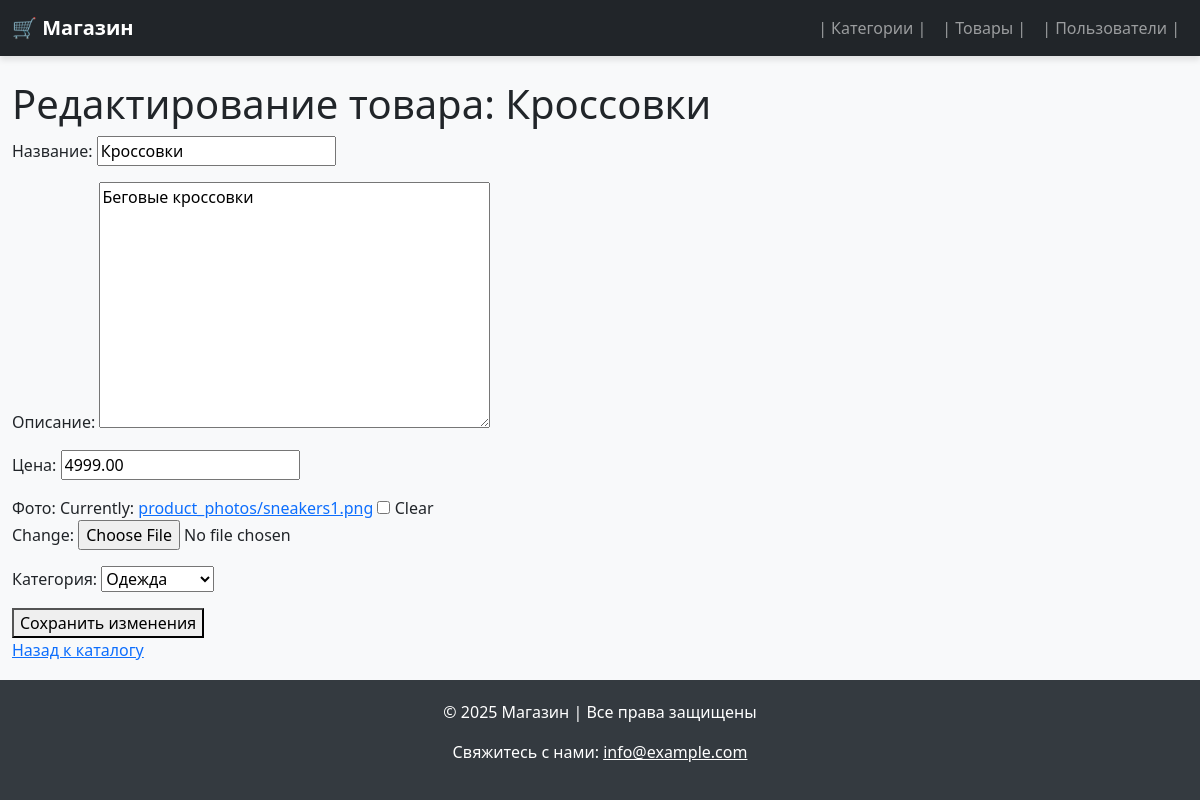
The app's page /edit_product/1/ with its own data.
### admin_panel/catalog/models.py (models this page shows, shortened)
class Product(models.Model):
    product_id = models.AutoField(primary_key=True)
    name = models.CharField(max_length=255, verbose_name="Название")
    description = models.TextField(blank=True, null=True, verbose_name="Описание")
    price = models.DecimalField(max_digits=10, decimal_places=2, verbose_name="Цена")
    photo = models.ImageField(upload_to='product_photos/', blank=True, null=True, verbose_name="Фото")
    category = models.ForeignKey(Category, on_delete=models.SET_NULL, null=True, blank=True, verbose_name="Категория")

class Category(models.Model):
    category_id = models.AutoField(primary_key=True)
    name = models.CharField(max_length=150, verbose_name='Название')
    def __str__(self):
        return self.name

### admin_panel/catalog/views.py (the view)
# urls.py: path('edit_product/<int:product_id>/', catalog_views.edit_product, name='edit_product'),
def edit_product(request, product_id):
    product = get_object_or_404(Product, product_id=product_id)
    if request.method == 'POST':
        form = ProductForm(request.POST, request.FILES, instance=product)
        if form.is_valid():
            form.save()  # Сохраняем изменения
            return redirect('product_list')  # Перенаправляем на страницу каталога
    else:
        form = ProductForm(instance=product)
    return render(request, 'catalog/edit_product.html', {'form': form, 'product': product})

### admin_panel/catalog/forms.py
class ProductForm(forms.ModelForm):
    class Meta:
        model = Product
        fields = ['product_id', 'name', 'description', 'price', 'photo', 'category']

### admin_panel/templates/catalog/edit_product.html (shortened to what this page needs)
{% extends 'base.html' %}
{% block content %}
<h1>Редактирование товара: {{ product.name }}</h1>
<form method="post" enctype="multipart/form-data">
    {{ form.as_p }}
    <button type="submit">Сохранить изменения</button>
</form>
<a href="{% url 'product_list' %}">Назад к каталогу</a>
{% endblock %}

### admin_panel/templates/base.html (style rules this page uses)
body { background-color: #f8f9fa; display: flex; flex-direction: column; min-height: 100vh; }

### records on screen
Product: name "Кроссовки", description "Беговые кроссовки", price "4999.00"
Category: category "Одежда"
